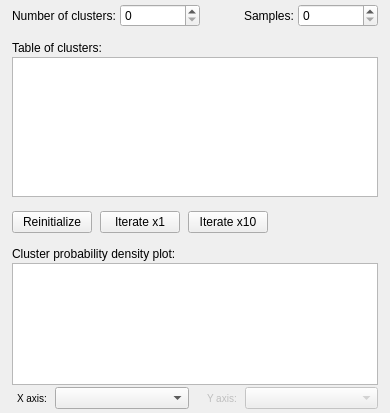
     <widget class="QWidget" name="tabCluster">
      <attribute name="title">
       <string>Clustering</string>
      </attribute>
      <layout class="QVBoxLayout" name="verticalLayout_8">
       <property name="spacing">
        <number>2</number>
       </property>
       <property name="leftMargin">
        <number>12</number>
       </property>
       <property name="topMargin">
        <number>4</number>
       </property>
       <property name="rightMargin">
        <number>12</number>
       </property>
       <property name="bottomMargin">
        <number>4</number>
       </property>
       <item>
        <widget class="QWidget" name="widget_6" native="true">
         <layout class="QHBoxLayout" name="horizontalLayout_6">
          <property name="spacing">
           <number>4</number>
          </property>
          <property name="leftMargin">
           <number>0</number>
          </property>
          <property name="topMargin">
           <number>0</number>
          </property>
          <property name="rightMargin">
           <number>0</number>
          </property>
          <property name="bottomMargin">
           <number>0</number>
          </property>
          <item>
           <widget class="QLabel" name="label_10">
            <property name="text">
             <string>Number of clusters:</string>
            </property>
           </widget>
          </item>
          <item>
           <widget class="QSpinBox" name="inNumClusters">
            <property name="minimumSize">
             <size>
              <width>80</width>
              <height>0</height>
             </size>
            </property>
            <property name="maximumSize">
             <size>
              <width>80</width>
              <height>16777215</height>
             </size>
            </property>
            <property name="keyboardTracking">
             <bool>false</bool>
            </property>
           </widget>
          </item>
          <item>
           <spacer name="horizontalSpacer_3">
            <property name="orientation">
             <enum>Qt::Horizontal</enum>
            </property>
            <property name="sizeHint" stdset="0">
             <size>
              <width>40</width>
              <height>20</height>
             </size>
            </property>
           </spacer>
          </item>
          <item>
           <widget class="QLabel" name="label_12">
            <property name="text">
             <string>Samples:</string>
            </property>
           </widget>
          </item>
          <item>
           <widget class="QSpinBox" name="inNumSamples">
            <property name="minimumSize">
             <size>
              <width>80</width>
              <height>0</height>
             </size>
            </property>
            <property name="maximumSize">
             <size>
              <width>80</width>
              <height>16777215</height>
             </size>
            </property>
            <property name="correctionMode">
             <enum>QAbstractSpinBox::CorrectToNearestValue</enum>
            </property>
            <property name="keyboardTracking">
             <bool>false</bool>
            </property>
           </widget>
          </item>
         </layout>
        </widget>
       </item>
       <item>
        <spacer name="verticalSpacer_12">
         <property name="orientation">
          <enum>Qt::Vertical</enum>
         </property>
         <property name="sizeType">
          <enum>QSizePolicy::Fixed</enum>
         </property>
         <property name="sizeHint" stdset="0">
          <size>
           <width>20</width>
           <height>12</height>
          </size>
         </property>
        </spacer>
       </item>
       <item>
        <widget class="QLabel" name="label_11">
         <property name="text">
          <string>Table of clusters:</string>
         </property>
        </widget>
       </item>
       <item>
        <widget class="QTableView" name="tblClusters">
         <property name="maximumSize">
          <size>
           <width>16777215</width>
           <height>140</height>
          </size>
         </property>
         <property name="styleSheet">
          <string notr="true">font-size:11px;</string>
         </property>
         <property name="selectionMode">
          <enum>QAbstractItemView::SingleSelection</enum>
         </property>
         <property name="selectionBehavior">
          <enum>QAbstractItemView::SelectRows</enum>
         </property>
         <attribute name="horizontalHeaderDefaultSectionSize">
          <number>75</number>
         </attribute>
         <attribute name="verticalHeaderDefaultSectionSize">
          <number>24</number>
         </attribute>
        </widget>
       </item>
       <item>
        <spacer name="verticalSpacer_14">
         <property name="orientation">
          <enum>Qt::Vertical</enum>
         </property>
         <property name="sizeHint" stdset="0">
          <size>
           <width>20</width>
           <height>12</height>
          </size>
         </property>
        </spacer>
       </item>
       <item>
        <widget class="QWidget" name="widget_2" native="true">
         <layout class="QHBoxLayout" name="horizontalLayout_3">
          <property name="spacing">
           <number>8</number>
          </property>
          <property name="leftMargin">
           <number>0</number>
          </property>
          <property name="topMargin">
           <number>0</number>
          </property>
          <property name="rightMargin">
           <number>0</number>
          </property>
          <property name="bottomMargin">
           <number>0</number>
          </property>
          <item>
           <widget class="QPushButton" name="btnReinitialize">
            <property name="text">
             <string>Reinitialize</string>
            </property>
            <property name="icon">
             <iconset resource="../Resources/SNAPResources.qrc">
              <normaloff>:/root/view-refresh-4.png</normaloff>:/root/view-refresh-4.png</iconset>
            </property>
           </widget>
          </item>
          <item>
           <widget class="QPushButton" name="btnIterate">
            <property name="text">
             <string>Iterate x1</string>
            </property>
            <property name="icon">
             <iconset resource="../Resources/SNAPResources.qrc">
              <normaloff>:/root/media-playback-start-1x-4.png</normaloff>:/root/media-playback-start-1x-4.png</iconset>
            </property>
           </widget>
          </item>
          <item>
           <widget class="QPushButton" name="btnIterateTen">
            <property name="text">
             <string>Iterate x10</string>
            </property>
            <property name="icon">
             <iconset resource="../Resources/SNAPResources.qrc">
              <normaloff>:/root/media-playback-start-10x-4.png</normaloff>:/root/media-playback-start-10x-4.png</iconset>
            </property>
           </widget>
          </item>
          <item>
           <spacer name="horizontalSpacer_2">
            <property name="orientation">
             <enum>Qt::Horizontal</enum>
            </property>
            <property name="sizeHint" stdset="0">
             <size>
              <width>40</width>
              <height>20</height>
             </size>
            </property>
           </spacer>
          </item>
         </layout>
        </widget>
       </item>
       <item>
        <spacer name="verticalSpacer_13">
         <property name="orientation">
          <enum>Qt::Vertical</enum>
         </property>
         <property name="sizeType">
          <enum>QSizePolicy::Fixed</enum>
         </property>
         <property name="sizeHint" stdset="0">
          <size>
           <width>20</width>
           <height>12</height>
          </size>
         </property>
        </spacer>
       </item>
       <item>
        <widget class="QLabel" name="label_15">
         <property name="text">
          <string>Cluster probability density plot:</string>
         </property>
        </widget>
       </item>
       <item>
        <widget class="QFrame" name="frame_2">
         <property name="sizePolicy">
          <sizepolicy hsizetype="Preferred" vsizetype="Preferred">
           <horstretch>0</horstretch>
           <verstretch>1</verstretch>
          </sizepolicy>
         </property>
         <property name="frameShape">
          <enum>QFrame::StyledPanel</enum>
         </property>
         <property name="frameShadow">
          <enum>QFrame::Raised</enum>
         </property>
         <layout class="QVBoxLayout" name="verticalLayout_5">
          <property name="leftMargin">
           <number>0</number>
          </property>
          <property name="topMargin">
           <number>0</number>
          </property>
          <property name="rightMargin">
           <number>0</number>
          </property>
          <property name="bottomMargin">
           <number>0</number>
          </property>
          <item>
           <widget class="QtVTKRenderWindowBox" name="viewClustering" native="true">
            <property name="sizePolicy">
             <sizepolicy hsizetype="Preferred" vsizetype="Minimum">
              <horstretch>0</horstretch>
              <verstretch>2</verstretch>
             </sizepolicy>
            </property>
            <property name="minimumSize">
             <size>
              <width>40</width>
              <height>120</height>
             </size>
            </property>
            <property name="styleSheet">
             <string notr="true">background-color:white;</string>
            </property>
           </widget>
          </item>
         </layout>
        </widget>
       </item>
       <item>
        <widget class="QWidget" name="widget_5" native="true">
         <property name="styleSheet">
          <string notr="true">font-size:10px;</string>
         </property>
         <layout class="QHBoxLayout" name="horizontalLayout_5">
          <property name="spacing">
           <number>8</number>
          </property>
          <property name="leftMargin">
           <number>0</number>
          </property>
          <property name="topMargin">
           <number>0</number>
          </property>
          <property name="rightMargin">
           <number>0</number>
          </property>
          <property name="bottomMargin">
           <number>0</number>
          </property>
          <item>
           <spacer name="horizontalSpacer_6">
            <property name="orientation">
             <enum>Qt::Horizontal</enum>
            </property>
            <property name="sizeHint" stdset="0">
             <size>
              <width>5</width>
              <height>20</height>
             </size>
            </property>
           </spacer>
          </item>
          <item>
           <widget class="QLabel" name="label_13">
            <property name="text">
             <string>X axis:</string>
            </property>
           </widget>
          </item>
          <item>
           <widget class="QComboBox" name="inClusterXComponent">
            <property name="sizePolicy">
             <sizepolicy hsizetype="Preferred" vsizetype="Fixed">
              <horstretch>1</horstretch>
              <verstretch>0</verstretch>
             </sizepolicy>
            </property>
            <property name="maximumSize">
             <size>
              <width>150</width>
              <height>16777215</height>
             </size>
            </property>
           </widget>
          </item>
          <item>
           <spacer name="horizontalSpacer_5">
            <property name="orientation">
             <enum>Qt::Horizontal</enum>
            </property>
            <property name="sizeType">
             <enum>QSizePolicy::Fixed</enum>
            </property>
            <property name="sizeHint" stdset="0">
             <size>
              <width>10</width>
              <height>20</height>
             </size>
            </property>
           </spacer>
          </item>
          <item>
           <widget class="QLabel" name="label_14">
            <property name="enabled">
             <bool>false</bool>
            </property>
            <property name="text">
             <string>Y axis:</string>
            </property>
           </widget>
          </item>
          <item>
           <widget class="QComboBox" name="inClusterYComponent">
            <property name="enabled">
             <bool>false</bool>
            </property>
            <property name="sizePolicy">
             <sizepolicy hsizetype="Preferred" vsizetype="Fixed">
              <horstretch>1</horstretch>
              <verstretch>0</verstretch>
             </sizepolicy>
            </property>
            <property name="maximumSize">
             <size>
              <width>150</width>
              <height>16777215</height>
             </size>
            </property>
            <property name="baseSize">
             <size>
              <width>0</width>
              <height>0</height>
             </size>
            </property>
           </widget>
          </item>
         </layout>
        </widget>
       </item>
      </layout>
     </widget>
